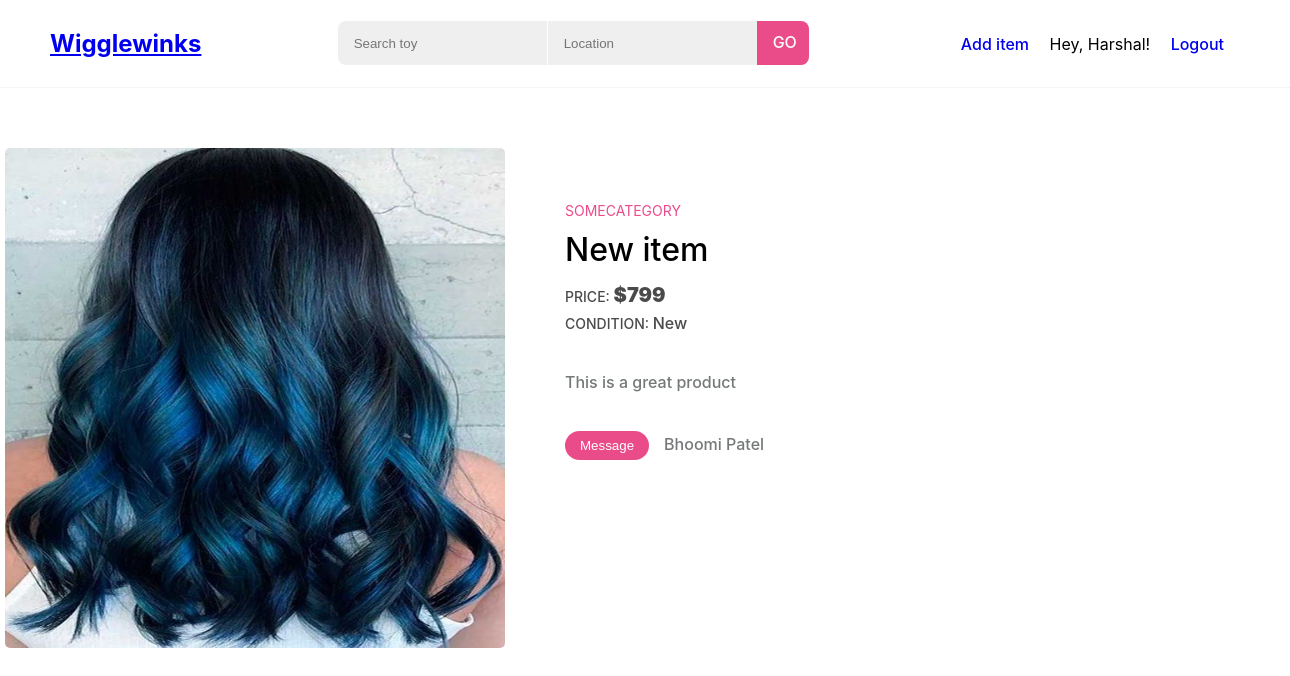
Screenshot of /view/8 (signed in) with the database file from the repository.
### wiggleWinksApp/models.py (models this page shows)
class User(models.Model):
  first_name = models.CharField(max_length=255)
  last_name = models.CharField(max_length=255)
  email = models.CharField(max_length=255)
  password = models.CharField(max_length=255)
  confirm_PW = models.CharField(max_length=255)
  created_at = models.DateTimeField(auto_now_add = True)
  updated_at = models.DateTimeField(auto_now = True)
  objects = UserManager()

class Item(models.Model):
  title = models.CharField(max_length=255)
  description = models.TextField()
  image = models.ImageField(default='default.jpg', upload_to='item_pics')
  category = models.CharField(max_length=255)
  condition = models.CharField(max_length=255)
  price = models.CharField(max_length=255)
  creator = models.ForeignKey(User, related_name = 'item_added', on_delete = models.CASCADE)
  favoritor = models.ManyToManyField(User, related_name = 'item_favorited')
  created_at = models.DateTimeField(auto_now_add = True)
  updated_at = models.DateTimeField(auto_now = True)
  objects = ItemManager()

### wiggleWinksApp/views.py (the view)
# urls.py: path('view/<int:itemId>', views.viewItem)
def viewItem(request, itemId):
    if 'loggedInId' in request.session:
        context = {
            'loggedInUser': User.objects.get(id = request.session['loggedInId']),
            'Item' : Item.objects.get(id=itemId)
        }
        return render(request, "viewItem.html", context)
    else:
        return redirect("/account/register")

### wiggleWinksApp/templates/viewItem.html (shortened to what this page needs)
<!DOCTYPE html>
<html lang="en">
<head>
  {% load static %}
  <link rel="stylesheet" href="{% static 'css/style.css' %}">
</head>
<body>
  {% include "header.html" %}
  <div class="contentDetail">
    <div class="contentDetail_left">
      <img class="contentDetail_img" src={{Item.image.url}}/>
    </div>
    <div class="contentDetail_right">
      <p class="contentCard_detail_category">{{Item.category}}</p>
      <h1 class="contentCard_title">{{Item.title}}</h1>
      <p class="contentCard_detail_label">PRICE: <span class="contentCard_detail_price">${{Item.price}}</span></p>
      <p class="contentCard_detail_label">CONDITION: <span class="contentCard_detail_condition">{{Item.condition}}</span></p>
      <p class="contentCard_detail_description">{{Item.description}}</p>
      <p><button class="message_creator">Message</button><span class="contentCard_detail_creator">{{Item.creator.first_name}} {{Item.creator.last_name}}</span></p>
    </div>
  </div>
</body>
</html>

### wiggleWinksApp/templates/header.html
<header>
  <div class="header_item">
    {% load static %}
    <a href="/">
      <h2>Wigglewinks</h2>
    </a>
    <div class="sl">
      <input class="search" placeholder="Search toy">
      <input class="location" placeholder="Location">
      <a href="" class="searchButton">GO</a>
    </div>
    <div>
      <a class="headerButton" href="/item/new">Add item</a>
      {% if loggedInUser %}
        <span>Hey, {{ loggedInUser.first_name}}!</span>
        <a class="headerButton" href="/logout">Logout</a>
      {% else %}
        <a class="headerButton" href="/account/login">Sign in</a>
        <a class="headerButton" href="/account/register">Create account</a>
      {% endif %}
    </div>
  </div>
</header>

### wiggleWinksApp/static/css/style.css (style rules this page uses)
body, html { margin: 0; padding: 0; }
body { font-family: -apple-system, BlinkMacSystemFont, 'Segoe UI', Roboto, Oxygen, Ubuntu, Cantarell, 'Open Sans', 'Helvetica Neue', sans-serif; font-size: 16px; line-height: 18px; }
header { -webkit-box-shadow: inset 0px -1px 0px #f3f4f4; box-shadow: inset 0px -1px 0px #f3f4f4; }
.header_item { display: flex; padding: 15px 50px; background-color: #fff; -webkit-box-shadow: inset 0px -1px 0px #f3f4f4; box-shadow: inset 0px -1px 0px #f3f4f4; max-width: 1280px; justify-content: space-between; margin: 0 auto; }
.sl { max-width: 600px; margin: 0 auto; padding: 6px 0; display: flex; height: 44px; }
.search { -webkit-flex: 60; -ms-flex: 60; flex: 60; padding: 8px 16px; border-radius: 8px 0 0 8px; border: none; margin-right: 1px; background-color: #EFEFEF; }
.location { -webkit-flex: 40; -ms-flex: 40; flex: 40; padding: 8px 16px; border: none; background-color: #EFEFEF; }
.searchButton { width:20px; height: 20px; padding: 12px 16px; text-decoration: none; font-weight: 500; color: #fff; background-color:#ea4c89; border-radius: 0 8px 8px 0; }
.headerButton { text-decoration: none; padding: 20px 16px; display: inline-block; font-weight: 500; }
.contentCard_detail_price { font-size: 20px; line-height: 28px; color: #4a4a4a; font-weight: 900; }
.contentCard_title { font-weight: 500; }
.contentCard_detail_category { text-transform: uppercase; color: #ea4c89; font-size: 14px; }
.contentCard_detail_condition { font-size: 16px; line-height: 18px; color: #4a4a4a; }
.contentCard_detail_creator { font-size: 16px; line-height: 18px; color: #747878; font-weight: 500; }
.contentCard_detail_description { font-size: 16px; line-height: 18px; color: #747878; font-weight: 500; margin: 40px 0; }
.contentCard_detail_label { font-size: 14px; color: #4a4a4a; margin: 5px 0; font-weight: 500; }
.contentDetail { padding-top: 60px; display: flex; width: 1280px; margin: 0 auto; }
.contentDetail_right { padding: 40px 0 40px 60px; }
.contentDetail_img { width: 500px; height: 500px; border-radius: 5px; }
.message_creator { background-color: #ea4c89; color: #fff; border: none; cursor: pointer; border-radius: 15px; padding: 7px 15px; margin-right: 15px; }

### rows the page displays
User: first_name "Harshal"
Item: image (picture), category "SOMECATEGORY", title "New item", price "799", condition "New", description "This is a great product", creator.first_name "Bhoomi", creator.last_name "Patel"
